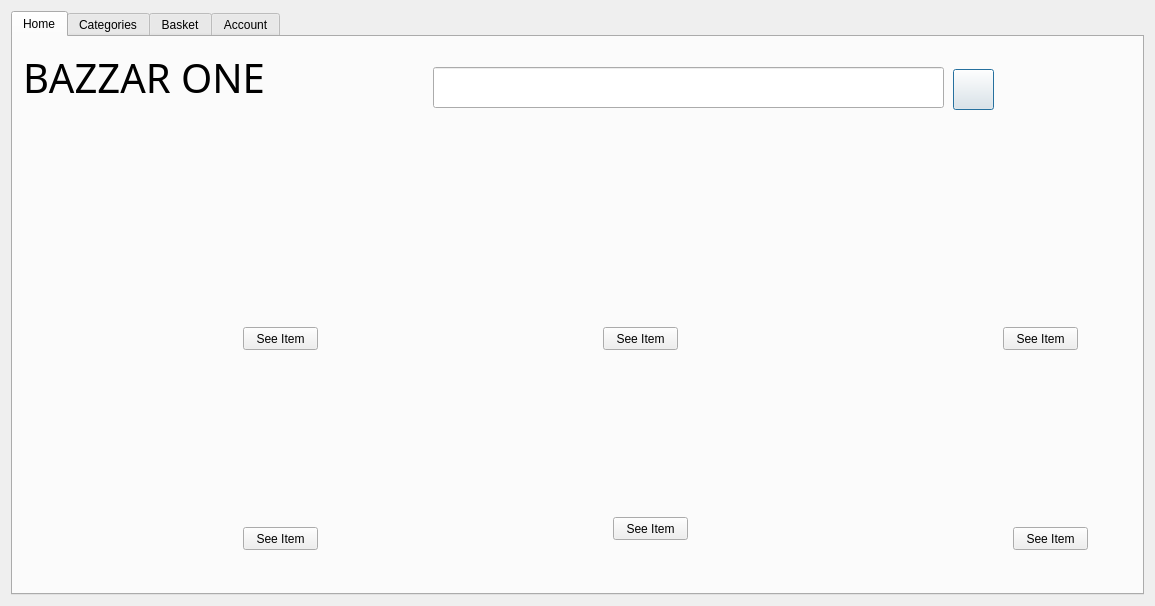
<?xml version="1.0" encoding="UTF-8"?>
<ui version="4.0">
 <class>Shop</class>
 <widget class="QDialog" name="Shop">
  <property name="geometry">
   <rect>
    <x>0</x>
    <y>0</y>
    <width>1155</width>
    <height>606</height>
   </rect>
  </property>
  <property name="windowTitle">
   <string>BazzarOne</string>
  </property>
  <layout class="QVBoxLayout" name="verticalLayout">
   <item>
    <widget class="QTabWidget" name="tabWidget">
     <property name="styleSheet">
      <string notr="true">background-image: url(:/new/prefix1/Background/window.jpeg);</string>
     </property>
     <property name="currentIndex">
      <number>0</number>
     </property>
     <widget class="QWidget" name="tab_Home">
      <attribute name="icon">
       <iconset resource="background.qrc">
        <normaloff>:/new/prefix1/Background/Home.png</normaloff>:/new/prefix1/Background/Home.png</iconset>
      </attribute>
      <attribute name="title">
       <string>Home</string>
      </attribute>
      <widget class="QPushButton" name="pushButton_search">
       <property name="geometry">
        <rect>
         <x>940</x>
         <y>32</y>
         <width>41</width>
         <height>41</height>
        </rect>
       </property>
       <property name="styleSheet">
        <string notr="true">background-image: url(:/new/prefix1/Background/search.png);</string>
       </property>
       <property name="text">
        <string/>
       </property>
      </widget>
      <widget class="QLineEdit" name="lineEdit_search">
       <property name="geometry">
        <rect>
         <x>420</x>
         <y>30</y>
         <width>511</width>
         <height>41</height>
        </rect>
       </property>
       <property name="styleSheet">
        <string notr="true">background-image: url(:/new/prefix1/Background/white.jpg);</string>
       </property>
      </widget>
      <widget class="QPushButton" name="pushButton_orders3">
       <property name="geometry">
        <rect>
         <x>990</x>
         <y>290</y>
         <width>75</width>
         <height>23</height>
        </rect>
       </property>
       <property name="text">
        <string>See Item</string>
       </property>
      </widget>
      <widget class="QLabel" name="label_opic3">
       <property name="geometry">
        <rect>
         <x>760</x>
         <y>350</y>
         <width>151</width>
         <height>151</height>
        </rect>
       </property>
       <property name="font">
        <font>
         <family>Ebrima</family>
         <weight>75</weight>
         <bold>true</bold>
         <strikeout>false</strikeout>
        </font>
       </property>
       <property name="text">
        <string/>
       </property>
      </widget>
      <widget class="QLabel" name="label_Fname2">
       <property name="geometry">
        <rect>
         <x>560</x>
         <y>130</y>
         <width>151</width>
         <height>121</height>
        </rect>
       </property>
       <property name="font">
        <font>
         <family>Ebrima</family>
         <pointsize>10</pointsize>
         <weight>75</weight>
         <bold>true</bold>
         <strikeout>false</strikeout>
        </font>
       </property>
       <property name="text">
        <string/>
       </property>
      </widget>
      <widget class="QPushButton" name="pushButton_ordero3">
       <property name="geometry">
        <rect>
         <x>1000</x>
         <y>490</y>
         <width>75</width>
         <height>23</height>
        </rect>
       </property>
       <property name="text">
        <string>See Item</string>
       </property>
      </widget>
      <widget class="QPushButton" name="pushButton_orders2">
       <property name="geometry">
        <rect>
         <x>590</x>
         <y>290</y>
         <width>75</width>
         <height>23</height>
        </rect>
       </property>
       <property name="text">
        <string>See Item</string>
       </property>
      </widget>
      <widget class="QPushButton" name="pushButton_ordero1">
       <property name="geometry">
        <rect>
         <x>230</x>
         <y>490</y>
         <width>75</width>
         <height>23</height>
        </rect>
       </property>
       <property name="text">
        <string>See Item</string>
       </property>
      </widget>
      <widget class="QLabel" name="label_opic1">
       <property name="geometry">
        <rect>
         <x>10</x>
         <y>350</y>
         <width>151</width>
         <height>151</height>
        </rect>
       </property>
       <property name="font">
        <font>
         <family>Ebrima</family>
         <weight>75</weight>
         <bold>true</bold>
         <strikeout>false</strikeout>
        </font>
       </property>
       <property name="text">
        <string/>
       </property>
      </widget>
      <widget class="QLabel" name="label_oname1">
       <property name="geometry">
        <rect>
         <x>210</x>
         <y>350</y>
         <width>151</width>
         <height>121</height>
        </rect>
       </property>
       <property name="font">
        <font>
         <family>Ebrima</family>
         <pointsize>10</pointsize>
         <weight>75</weight>
         <bold>true</bold>
         <strikeout>false</strikeout>
        </font>
       </property>
       <property name="text">
        <string/>
       </property>
      </widget>
      <widget class="QLabel" name="label_oname3">
       <property name="geometry">
        <rect>
         <x>960</x>
         <y>350</y>
         <width>151</width>
         <height>121</height>
        </rect>
       </property>
       <property name="font">
        <font>
         <family>Ebrima</family>
         <pointsize>10</pointsize>
         <weight>75</weight>
         <bold>true</bold>
         <strikeout>false</strikeout>
        </font>
       </property>
       <property name="text">
        <string/>
       </property>
      </widget>
      <widget class="QLabel" name="label_opic2">
       <property name="geometry">
        <rect>
         <x>380</x>
         <y>350</y>
         <width>151</width>
         <height>151</height>
        </rect>
       </property>
       <property name="font">
        <font>
         <family>Ebrima</family>
         <weight>75</weight>
         <bold>true</bold>
         <strikeout>false</strikeout>
        </font>
       </property>
       <property name="text">
        <string/>
       </property>
      </widget>
      <widget class="QLabel" name="label_8">
       <property name="geometry">
        <rect>
         <x>10</x>
         <y>10</y>
         <width>251</width>
         <height>61</height>
        </rect>
       </property>
       <property name="font">
        <font>
         <family>Ebrima</family>
         <pointsize>30</pointsize>
         <weight>50</weight>
         <bold>false</bold>
         <strikeout>false</strikeout>
        </font>
       </property>
       <property name="text">
        <string>BAZZAR ONE</string>
       </property>
      </widget>
      <widget class="QLabel" name="label_Fname1_2">
       <property name="geometry">
        <rect>
         <x>210</x>
         <y>260</y>
         <width>151</width>
         <height>21</height>
        </rect>
       </property>
       <property name="font">
        <font>
         <family>Ebrima</family>
         <pointsize>12</pointsize>
         <weight>75</weight>
         <bold>true</bold>
         <strikeout>true</strikeout>
        </font>
       </property>
       <property name="text">
        <string/>
       </property>
      </widget>
      <widget class="QPushButton" name="pushButton_ordero2">
       <property name="geometry">
        <rect>
         <x>600</x>
         <y>480</y>
         <width>75</width>
         <height>23</height>
        </rect>
       </property>
       <property name="text">
        <string>See Item</string>
       </property>
      </widget>
      <widget class="QLabel" name="label_Fname3_3">
       <property name="geometry">
        <rect>
         <x>950</x>
         <y>260</y>
         <width>151</width>
         <height>21</height>
        </rect>
       </property>
       <property name="font">
        <font>
         <family>Ebrima</family>
         <pointsize>12</pointsize>
         <weight>75</weight>
         <bold>true</bold>
         <strikeout>true</strikeout>
        </font>
       </property>
       <property name="text">
        <string/>
       </property>
      </widget>
      <widget class="QLabel" name="label_Fpic3">
       <property name="geometry">
        <rect>
         <x>760</x>
         <y>130</y>
         <width>151</width>
         <height>151</height>
        </rect>
       </property>
       <property name="font">
        <font>
         <family>Ebrima</family>
         <weight>75</weight>
         <bold>true</bold>
         <strikeout>false</strikeout>
        </font>
       </property>
       <property name="text">
        <string/>
       </property>
      </widget>
      <widget class="QLabel" name="label_oname2">
       <property name="geometry">
        <rect>
         <x>580</x>
         <y>350</y>
         <width>151</width>
         <height>121</height>
        </rect>
       </property>
       <property name="font">
        <font>
         <family>Ebrima</family>
         <pointsize>10</pointsize>
         <weight>75</weight>
         <bold>true</bold>
         <strikeout>false</strikeout>
        </font>
       </property>
       <property name="text">
        <string/>
       </property>
      </widget>
      <widget class="QLabel" name="label_Fname3">
       <property name="geometry">
        <rect>
         <x>950</x>
         <y>130</y>
         <width>151</width>
         <height>121</height>
        </rect>
       </property>
       <property name="font">
        <font>
         <family>Ebrima</family>
         <pointsize>10</pointsize>
         <weight>75</weight>
         <bold>true</bold>
         <strikeout>false</strikeout>
        </font>
       </property>
       <property name="text">
        <string/>
       </property>
      </widget>
      <widget class="QLabel" name="label_Fpic2">
       <property name="geometry">
        <rect>
         <x>380</x>
         <y>130</y>
         <width>151</width>
         <height>151</height>
        </rect>
       </property>
       <property name="font">
        <font>
         <family>Ebrima</family>
         <weight>75</weight>
         <bold>true</bold>
         <strikeout>false</strikeout>
        </font>
       </property>
       <property name="text">
        <string/>
       </property>
      </widget>
      <widget class="QLabel" name="label_Fname2_2">
       <property name="geometry">
        <rect>
         <x>560</x>
         <y>260</y>
         <width>151</width>
         <height>21</height>
        </rect>
       </property>
       <property name="font">
        <font>
         <family>Ebrima</family>
         <pointsize>12</pointsize>
         <weight>75</weight>
         <bold>true</bold>
         <strikeout>true</strikeout>
        </font>
       </property>
       <property name="text">
        <string/>
       </property>
      </widget>
      <widget class="QLabel" name="label_Fname1">
       <property name="geometry">
        <rect>
         <x>210</x>
         <y>130</y>
         <width>151</width>
         <height>121</height>
        </rect>
       </property>
       <property name="font">
        <font>
         <family>Ebrima</family>
         <pointsize>10</pointsize>
         <weight>75</weight>
         <bold>true</bold>
         <strikeout>false</strikeout>
        </font>
       </property>
       <property name="text">
        <string/>
       </property>
      </widget>
      <widget class="QLabel" name="label_14">
       <property name="geometry">
        <rect>
         <x>10</x>
         <y>310</y>
         <width>151</width>
         <height>16</height>
        </rect>
       </property>
       <property name="font">
        <font>
         <family>Ebrima</family>
         <pointsize>10</pointsize>
         <weight>50</weight>
         <bold>false</bold>
        </font>
       </property>
       <property name="text">
        <string/>
       </property>
      </widget>
      <widget class="QPushButton" name="pushButton_orders1">
       <property name="geometry">
        <rect>
         <x>230</x>
         <y>290</y>
         <width>75</width>
         <height>23</height>
        </rect>
       </property>
       <property name="text">
        <string>See Item</string>
       </property>
      </widget>
      <widget class="QLabel" name="label_Fpic1">
       <property name="geometry">
        <rect>
         <x>10</x>
         <y>130</y>
         <width>151</width>
         <height>151</height>
        </rect>
       </property>
       <property name="font">
        <font>
         <family>Ebrima</family>
         <weight>75</weight>
         <bold>true</bold>
         <strikeout>false</strikeout>
        </font>
       </property>
       <property name="text">
        <string/>
       </property>
      </widget>
      <widget class="QLabel" name="label_13">
       <property name="geometry">
        <rect>
         <x>10</x>
         <y>90</y>
         <width>151</width>
         <height>16</height>
        </rect>
       </property>
       <property name="font">
        <font>
         <family>Ebrima</family>
         <pointsize>10</pointsize>
         <weight>50</weight>
         <bold>false</bold>
        </font>
       </property>
       <property name="text">
        <string/>
       </property>
      </widget>
     </widget>
     <widget class="QWidget" name="tab_categories">
      <attribute name="icon">
       <iconset resource="background.qrc">
        <normaloff>:/new/prefix1/Background/catagory.png</normaloff>:/new/prefix1/Background/catagory.png</iconset>
      </attribute>
      <attribute name="title">
       <string>Categories</string>
      </attribute>
      <widget class="QGroupBox" name="groupBox_2">
       <property name="geometry">
        <rect>
         <x>0</x>
         <y>10</y>
         <width>321</width>
         <height>541</height>
        </rect>
       </property>
       <property name="font">
        <font>
         <family>Ebrima</family>
         <pointsize>12</pointsize>
         <weight>75</weight>
         <bold>true</bold>
        </font>
       </property>
       <property name="title">
        <string>Categories</string>
       </property>
       <layout class="QVBoxLayout" name="verticalLayout_4">
        <item>
         <widget class="QRadioButton" name="rB_automobile">
          <property name="font">
           <font>
            <family>Ebrima</family>
            <pointsize>12</pointsize>
            <weight>75</weight>
            <bold>true</bold>
           </font>
          </property>
          <property name="text">
           <string>AUTOMOBILE</string>
          </property>
         </widget>
        </item>
        <item>
         <widget class="QRadioButton" name="rB_baby">
          <property name="font">
           <font>
            <family>Ebrima</family>
            <pointsize>12</pointsize>
            <weight>75</weight>
            <bold>true</bold>
           </font>
          </property>
          <property name="text">
           <string>BABY</string>
          </property>
         </widget>
        </item>
        <item>
         <widget class="QRadioButton" name="rB_Beauty">
          <property name="font">
           <font>
            <family>Ebrima</family>
            <pointsize>12</pointsize>
            <weight>75</weight>
            <bold>true</bold>
           </font>
          </property>
          <property name="text">
           <string>BEAUTY AND PERSNOL CARE</string>
          </property>
         </widget>
        </item>
        <item>
         <widget class="QRadioButton" name="rB_books">
          <property name="font">
           <font>
            <family>Ebrima</family>
            <pointsize>12</pointsize>
            <weight>75</weight>
            <bold>true</bold>
           </font>
          </property>
          <property name="text">
           <string>BOOKS</string>
          </property>
         </widget>
        </item>
        <item>
         <widget class="QRadioButton" name="rB_computors">
          <property name="font">
           <font>
            <family>Ebrima</family>
            <pointsize>12</pointsize>
            <weight>75</weight>
            <bold>true</bold>
           </font>
          </property>
          <property name="text">
           <string>COMPUTORS</string>
          </property>
         </widget>
        </item>
        <item>
         <widget class="QRadioButton" name="rB_electronics">
          <property name="font">
           <font>
            <family>Ebrima</family>
            <pointsize>12</pointsize>
            <weight>75</weight>
            <bold>true</bold>
           </font>
          </property>
          <property name="text">
           <string>ELECTRONICS</string>
          </property>
         </widget>
        </item>
        <item>
         <widget class="QRadioButton" name="rB_health">
          <property name="font">
           <font>
            <family>Ebrima</family>
            <pointsize>12</pointsize>
            <weight>75</weight>
            <bold>true</bold>
           </font>
          </property>
          <property name="text">
           <string>HEALTH AND HOULDHOLD</string>
          </property>
         </widget>
        </item>
        <item>
         <widget class="QRadioButton" name="rB_homekitchen">
          <property name="font">
           <font>
            <family>Ebrima</family>
            <pointsize>12</pointsize>
            <weight>75</weight>
            <bold>true</bold>
           </font>
          </property>
          <property name="text">
           <string>HOME AND KITCHEN</string>
          </property>
         </widget>
        </item>
        <item>
         <widget class="QRadioButton" name="rB_artscraft">
          <property name="font">
           <font>
            <family>Ebrima</family>
            <pointsize>12</pointsize>
            <weight>75</weight>
            <bold>true</bold>
           </font>
          </property>
          <property name="text">
           <string>ARTS AND CRAFT</string>
          </property>
         </widget>
        </item>
        <item>
         <widget class="QRadioButton" name="rB_indus_scientific">
          <property name="font">
           <font>
            <family>Ebrima</family>
            <pointsize>12</pointsize>
            <weight>75</weight>
            <bold>true</bold>
           </font>
          </property>
          <property name="text">
           <string>INDUSTRIAL AND SCIENTIFIC</string>
          </property>
         </widget>
        </item>
        <item>
         <widget class="QRadioButton" name="rB_gaming">
          <property name="font">
           <font>
            <family>Ebrima</family>
            <pointsize>12</pointsize>
            <weight>75</weight>
            <bold>true</bold>
           </font>
          </property>
          <property name="text">
           <string>GAMING</string>
          </property>
         </widget>
        </item>
        <item>
         <widget class="QRadioButton" name="rB_watches">
          <property name="font">
           <font>
            <family>Ebrima</family>
            <pointsize>12</pointsize>
            <weight>75</weight>
            <bold>true</bold>
           </font>
          </property>
          <property name="text">
           <string>WATCHES</string>
          </property>
         </widget>
        </item>
        <item>
         <widget class="QRadioButton" name="rB_software">
          <property name="font">
           <font>
            <family>Ebrima</family>
            <pointsize>12</pointsize>
            <weight>75</weight>
            <bold>true</bold>
           </font>
          </property>
          <property name="text">
           <string>SOFTWARE</string>
          </property>
         </widget>
        </item>
        <item>
         <widget class="QRadioButton" name="rB_sports">
          <property name="font">
           <font>
            <family>Ebrima</family>
            <pointsize>12</pointsize>
            <weight>75</weight>
            <bold>true</bold>
           </font>
          </property>
          <property name="text">
           <string>SPORTS AND OUTDOORS</string>
          </property>
         </widget>
        </item>
        <item>
         <widget class="QRadioButton" name="rB_Tools">
          <property name="font">
           <font>
            <family>Ebrima</family>
            <pointsize>12</pointsize>
            <weight>75</weight>
            <bold>true</bold>
           </font>
          </property>
          <property name="text">
           <string>TOOLS AND HOME IMPROVMENTS</string>
          </property>
         </widget>
        </item>
        <item>
         <widget class="QRadioButton" name="rB_furniture">
          <property name="font">
           <font>
            <family>Ebrima</family>
            <pointsize>12</pointsize>
            <weight>75</weight>
            <bold>true</bold>
           </font>
          </property>
          <property name="text">
           <string>FURNITURE</string>
          </property>
         </widget>
        </item>
       </layout>
      </widget>
     </widget>
     <widget class="QWidget" name="tab_Basket">
      <attribute name="icon">
       <iconset resource="background.qrc">
        <normaloff>:/new/prefix1/Background/Basket.png</normaloff>:/new/prefix1/Background/Basket.png</iconset>
      </attribute>
      <attribute name="title">
       <string>Basket</string>
      </attribute>
      <widget class="QLabel" name="label_3">
       <property name="geometry">
        <rect>
         <x>790</x>
         <y>11</y>
         <width>331</width>
         <height>131</height>
        </rect>
       </property>
       <property name="font">
        <font>
         <family>Ebrima</family>
         <pointsize>30</pointsize>
         <weight>75</weight>
         <bold>true</bold>
        </font>
       </property>
       <property name="text">
        <string>   BAZZAR - ONE </string>
       </property>
      </widget>
      <widget class="QPushButton" name="pushButton_shopmore_2">
       <property name="geometry">
        <rect>
         <x>811</x>
         <y>483</y>
         <width>291</width>
         <height>51</height>
        </rect>
       </property>
       <property name="font">
        <font>
         <family>Ebrima</family>
         <pointsize>12</pointsize>
         <weight>75</weight>
         <bold>true</bold>
        </font>
       </property>
       <property name="styleSheet">
        <string notr="true">background-image: url(:/new/prefix1/Background/warning.jpeg);
</string>
       </property>
       <property name="text">
        <string>Shop More</string>
       </property>
      </widget>
      <widget class="QWidget" name="layoutWidget_4">
       <property name="geometry">
        <rect>
         <x>0</x>
         <y>10</y>
         <width>781</width>
         <height>541</height>
        </rect>
       </property>
       <layout class="QVBoxLayout" name="verticalLayout_3">
        <item>
         <widget class="QTableWidget" name="tableWidget_baslet_2"/>
        </item>
        <item>
         <layout class="QHBoxLayout" name="horizontalLayout_4">
          <item>
           <widget class="QPushButton" name="pushButton_BUY_2">
            <property name="font">
             <font>
              <family>Ebrima</family>
              <pointsize>12</pointsize>
              <weight>75</weight>
              <bold>true</bold>
             </font>
            </property>
            <property name="styleSheet">
             <string notr="true">background-image: url(:/new/prefix1/Background/warning.jpeg);
</string>
            </property>
            <property name="text">
             <string>CONFIRM BUY</string>
            </property>
           </widget>
          </item>
          <item>
           <widget class="QPushButton" name="pushButton_edit_2">
            <property name="font">
             <font>
              <family>Ebrima</family>
              <pointsize>12</pointsize>
              <weight>75</weight>
              <bold>true</bold>
             </font>
            </property>
            <property name="styleSheet">
             <string notr="true">background-image: url(:/new/prefix1/Background/warning.jpeg);
</string>
            </property>
            <property name="text">
             <string>Delete From Basket and Show Product</string>
            </property>
           </widget>
          </item>
         </layout>
        </item>
       </layout>
      </widget>
     </widget>
     <widget class="QWidget" name="tab_Account">
      <attribute name="icon">
       <iconset resource="background.qrc">
        <normaloff>:/new/prefix1/Background/account.png</normaloff>:/new/prefix1/Background/account.png</iconset>
      </attribute>
      <attribute name="title">
       <string>Account</string>
      </attribute>
      <widget class="QWidget" name="layoutWidget">
       <property name="geometry">
        <rect>
         <x>60</x>
         <y>30</y>
         <width>1071</width>
         <height>51</height>
        </rect>
       </property>
       <layout class="QHBoxLayout" name="horizontalLayout">
        <item>
         <widget class="QRadioButton" name="radioButton_accounts">
          <property name="font">
           <font>
            <family>Ebrima</family>
            <pointsize>12</pointsize>
            <weight>75</weight>
            <bold>true</bold>
           </font>
          </property>
          <property name="text">
           <string>Accounts and Security</string>
          </property>
         </widget>
        </item>
        <item>
         <widget class="QRadioButton" name="radioButton_orders">
          <property name="font">
           <font>
            <family>Ebrima</family>
            <pointsize>12</pointsize>
            <weight>75</weight>
            <bold>true</bold>
           </font>
          </property>
          <property name="text">
           <string>Orders</string>
          </property>
         </widget>
        </item>
        <item>
         <widget class="QRadioButton" name="radioButton_Accoun_info">
          <property name="font">
           <font>
            <family>Ebrima</family>
            <pointsize>12</pointsize>
            <weight>75</weight>
            <bold>true</bold>
           </font>
          </property>
          <property name="text">
           <string>Account Info</string>
          </property>
         </widget>
        </item>
       </layout>
      </widget>
      <widget class="QPushButton" name="pushButton_Logout">
       <property name="geometry">
        <rect>
         <x>960</x>
         <y>510</y>
         <width>171</width>
         <height>51</height>
        </rect>
       </property>
       <property name="font">
        <font>
         <family>Ebrima</family>
        </font>
       </property>
       <property name="styleSheet">
        <string notr="true">background-image: url(:/new/prefix1/Background/warning.jpeg);
</string>
       </property>
       <property name="text">
        <string>LOGOUT</string>
       </property>
      </widget>
      <widget class="QLabel" name="label">
       <property name="geometry">
        <rect>
         <x>290</x>
         <y>90</y>
         <width>551</width>
         <height>21</height>
        </rect>
       </property>
       <property name="text">
        <string/>
       </property>
      </widget>
      <widget class="QLabel" name="label_2">
       <property name="geometry">
        <rect>
         <x>260</x>
         <y>10</y>
         <width>631</width>
         <height>20</height>
        </rect>
       </property>
       <property name="font">
        <font>
         <family>Ebrima</family>
         <pointsize>12</pointsize>
        </font>
       </property>
       <property name="text">
        <string>Select Any One of These to Set Accounts, view your Orders or View Your Account Info</string>
       </property>
      </widget>
      <widget class="QPushButton" name="pushButton_update">
       <property name="geometry">
        <rect>
         <x>150</x>
         <y>522</y>
         <width>151</width>
         <height>31</height>
        </rect>
       </property>
       <property name="font">
        <font>
         <pointsize>12</pointsize>
        </font>
       </property>
       <property name="styleSheet">
        <string notr="true">background-image: url(:/new/prefix1/Background/warning.jpeg);
</string>
       </property>
       <property name="text">
        <string>Update Changes</string>
       </property>
      </widget>
      <widget class="QTableView" name="tableView_orders">
       <property name="geometry">
        <rect>
         <x>-5</x>
         <y>120</y>
         <width>1131</width>
         <height>381</height>
        </rect>
       </property>
       <property name="styleSheet">
        <string notr="true">background-image: url(:/new/prefix1/Background/white.jpg);</string>
       </property>
      </widget>
      <widget class="QWidget" name="layoutWidget">
       <property name="geometry">
        <rect>
         <x>0</x>
         <y>110</y>
         <width>102</width>
         <height>441</height>
        </rect>
       </property>
       <layout class="QVBoxLayout" name="verticalLayout_2">
        <item>
         <widget class="QRadioButton" name="radioButton_fullname">
          <property name="font">
           <font>
            <family>Ebrima</family>
            <pointsize>12</pointsize>
            <weight>75</weight>
            <bold>true</bold>
           </font>
          </property>
          <property name="text">
           <string>Full Name</string>
          </property>
         </widget>
        </item>
        <item>
         <widget class="QRadioButton" name="radioButton_user">
          <property name="font">
           <font>
            <family>Ebrima</family>
            <pointsize>12</pointsize>
            <weight>75</weight>
            <bold>true</bold>
           </font>
          </property>
          <property name="text">
           <string>Username</string>
          </property>
         </widget>
        </item>
        <item>
         <widget class="QRadioButton" name="radioButton_pass">
          <property name="font">
           <font>
            <family>Ebrima</family>
            <pointsize>12</pointsize>
            <weight>75</weight>
            <bold>true</bold>
           </font>
          </property>
          <property name="text">
           <string>Password</string>
          </property>
         </widget>
        </item>
        <item>
         <widget class="QRadioButton" name="radioButton_email">
          <property name="font">
           <font>
            <family>Ebrima</family>
            <pointsize>12</pointsize>
            <weight>75</weight>
            <bold>true</bold>
           </font>
          </property>
          <property name="text">
           <string>email</string>
          </property>
         </widget>
        </item>
        <item>
         <widget class="QRadioButton" name="radioButton_businessphone_phone">
          <property name="font">
           <font>
            <family>Ebrima</family>
            <pointsize>12</pointsize>
            <weight>75</weight>
            <bold>true</bold>
           </font>
          </property>
          <property name="text">
           <string/>
          </property>
         </widget>
        </item>
        <item>
         <widget class="QRadioButton" name="radioButton_address1_companyname">
          <property name="font">
           <font>
            <family>Ebrima</family>
            <pointsize>12</pointsize>
            <weight>75</weight>
            <bold>true</bold>
           </font>
          </property>
          <property name="text">
           <string/>
          </property>
         </widget>
        </item>
        <item>
         <widget class="QRadioButton" name="radioButton_address2_warehouse">
          <property name="font">
           <font>
            <family>Ebrima</family>
            <pointsize>12</pointsize>
            <weight>75</weight>
            <bold>true</bold>
           </font>
          </property>
          <property name="text">
           <string/>
          </property>
         </widget>
        </item>
       </layout>
      </widget>
      <widget class="QWidget" name="layoutWidget">
       <property name="geometry">
        <rect>
         <x>152</x>
         <y>150</y>
         <width>881</width>
         <height>341</height>
        </rect>
       </property>
       <layout class="QVBoxLayout" name="verticalLayout_5">
        <item>
         <layout class="QHBoxLayout" name="horizontalLayout_3">
          <item>
           <widget class="QLabel" name="label_edit1">
            <property name="font">
             <font>
              <family>Ebrima</family>
             </font>
            </property>
            <property name="text">
             <string/>
            </property>
           </widget>
          </item>
          <item>
           <widget class="QLineEdit" name="lineEdit_edit1">
            <property name="font">
             <font>
              <family>Ebrima</family>
              <pointsize>12</pointsize>
             </font>
            </property>
            <property name="styleSheet">
             <string notr="true">background-image: url(:/new/prefix1/Background/white.jpg);</string>
            </property>
           </widget>
          </item>
         </layout>
        </item>
        <item>
         <widget class="QLabel" name="label_editerror1">
          <property name="text">
           <string/>
          </property>
         </widget>
        </item>
        <item>
         <layout class="QHBoxLayout" name="horizontalLayout_2">
          <item>
           <widget class="QLabel" name="label_edit2">
            <property name="font">
             <font>
              <family>Ebrima</family>
             </font>
            </property>
            <property name="text">
             <string/>
            </property>
           </widget>
          </item>
          <item>
           <widget class="QLineEdit" name="lineEdit_edit2">
            <property name="font">
             <font>
              <family>Ebrima</family>
              <pointsize>12</pointsize>
             </font>
            </property>
            <property name="styleSheet">
             <string notr="true">background-image: url(:/new/prefix1/Background/white.jpg);</string>
            </property>
           </widget>
          </item>
         </layout>
        </item>
        <item>
         <widget class="QLabel" name="label_editerror2">
          <property name="text">
           <string/>
          </property>
         </widget>
        </item>
        <item>
         <layout class="QHBoxLayout" name="horizontalLayout_5">
          <item>
           <widget class="QLabel" name="label_edit3">
            <property name="font">
             <font>
              <family>Ebrima</family>
             </font>
            </property>
            <property name="text">
             <string/>
            </property>
           </widget>
          </item>
          <item>
           <widget class="QLineEdit" name="lineEdit_edit3">
            <property name="font">
             <font>
              <family>Ebrima</family>
              <pointsize>12</pointsize>
             </font>
            </property>
            <property name="styleSheet">
             <string notr="true">background-image: url(:/new/prefix1/Background/white.jpg);</string>
            </property>
           </widget>
          </item>
         </layout>
        </item>
        <item>
         <widget class="QLabel" name="label_editerror3">
          <property name="text">
           <string/>
          </property>
         </widget>
        </item>
       </layout>
      </widget>
      <zorder>tableView_orders</zorder>
      <zorder>layoutWidget</zorder>
      <zorder>pushButton_Logout</zorder>
      <zorder>label</zorder>
      <zorder>label_2</zorder>
      <zorder>pushButton_update</zorder>
      <zorder>layoutWidget</zorder>
      <zorder>layoutWidget</zorder>
     </widget>
    </widget>
   </item>
  </layout>
 </widget>
 <resources>
  <include location="background.qrc"/>
 </resources>
 <connections/>
</ui>
